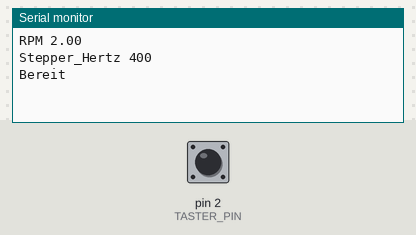
The sketch below on a simulated Arduino Mega 2560, built with avr-gcc and run on an emulated ATmega2560. Parts: the last lines printed to the serial monitor. The test bench sets the inputs (shaded band); at power-on: pin 2 (TASTER_PIN) HIGH.

Above: at 1.2 s.
1.3 s: pin 2 (TASTER_PIN) pulled LOW for 0.15 s
At 1.51 s:
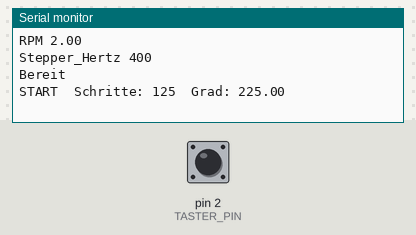
At 3.3 s:
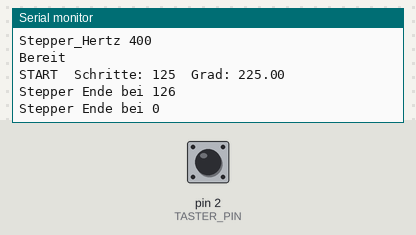

The sketch:

Schrittmotor_Schrittregelung.ino
```cpp
// MEGA: Timer 1 / 3 / 4 / 5 nutzbar für Stepper Puls-Generierung

// Timer0 (8bit)
// nicht verwenden, wird intern für Serial u.a. benutzt

// Timer1 (16bit) wird benutzt, um die STEP-Pulssignale zu erzeugen
// OC1A Pin 11 belegt (nicht verwendbar)
// OC1B Pin 12 Puls-Ausgabe

// Timer2 (8bit)
// nicht verwenden, wird zB für Tone-Library benutzt

// Timer3 (16bit)
// OC3A Pin 5 belegt (nicht verwendbar)
// OC3B Pin 2 Puls-Ausgabe
// OC3C Pin 3 belegt (nicht verwendbar)

// Timer4 (16bit)
// OC4A Pin 6 belegt (nicht verwendbar)
// OC4B Pin 7 Puls-Ausgabe
// OC4C Pin 8 belegt (nicht verwendbar)

// Timer5 (16bit)
// OC5A Pin 46 belegt (nicht verwendbar)
// OC5B Pin 45 Puls-Ausgabe
// OC5C Pin 44 belegt (nicht verwendbar)

// Pins verbunden mit A4988 Stepper Treiber
int STEPPER_STEP_PIN = 12; // OC1B (Puls-Ausgabe von Timer1)
// Pin 11 nicht nutzbar!
int STEPPER_ENABLE_PIN = 10;
int STEPPER_DIR_PIN = 9;
int MICROSTEP_1_PIN = 7;
int MICROSTEP_2_PIN = 6;
int MICROSTEP_3_PIN = 5;

// Taster
int TASTER_PIN = 2;

// Potentiometer
int POTI_PIN = A0;

// Timer Parameter
int Pulse_pro_Umdrehung = 200;
// Motor braucht 200 Steps für eine volle 360° Drehung

float RPM = 2.0;
// gewünschte Umdrehungen pro Minute
// durch Testen gefundene Limits: von 0.4 bis 8.0 RPM
const int microSteps = 1; // 1/2/4/8/16/256

int Stepper_Hertz;
// resultierende Frequenz aus RPM für die STEP-Pulse, wird nachher berechnet

int zielWert = 0;
int schrittZahl = 0;
bool StepperRunning = false;

const int RICHTUNG_MINUS = LOW; // Drehung gegen den Uhrzeigersinn (von vorne gesehen)
const int RICHTUNG_PLUS = HIGH; // Drehung im Uhrzeigersinn (von vorne gesehen)

int StepperDrehRichtung = RICHTUNG_MINUS;

// Taster (entprellen und Status)
int tasterStatus = HIGH; // wegen PULLUP
unsigned long entprellenEndeMillis = 0;
bool entprellenAktiv = false;
const int ENTPRELL_DAUER = 100; // Millisekunden
unsigned long nextAnfahrenTime = 0;

void setup() {

  // Serielle Schnittstelle öffnen zum PC über USB
  Serial.begin( 115200 );

  // Input/Output Pins initialisieren
  pinMode( STEPPER_STEP_PIN,   OUTPUT );
  pinMode( STEPPER_ENABLE_PIN, OUTPUT );
  pinMode( STEPPER_DIR_PIN,    OUTPUT );
  pinMode( MICROSTEP_1_PIN,    OUTPUT );
  pinMode( MICROSTEP_2_PIN,    OUTPUT );
  pinMode( MICROSTEP_3_PIN,    OUTPUT );

  pinMode( TASTER_PIN, INPUT_PULLUP );
  pinMode( POTI_PIN, INPUT );

  // Drehrichtung
  // LOW: von vorne gesehen im Uhrzeigersinn
  // HIGH: von vorne gesehen gegen den Uhrzeigersinn
  digitalWrite(STEPPER_DIR_PIN, LOW);

  // Microsteps

  // 1/1 - FULL STEPS / VOLLSCHRITTE
  digitalWrite(MICROSTEP_1_PIN, LOW);
  digitalWrite(MICROSTEP_2_PIN, LOW);
  digitalWrite(MICROSTEP_3_PIN, LOW);

  // 1/2 - HALF STEPS / HALBSCHRITTE
  if (microSteps == 2) {
    digitalWrite(MICROSTEP_1_PIN, HIGH);
    digitalWrite(MICROSTEP_2_PIN, LOW);
    digitalWrite(MICROSTEP_3_PIN, LOW);
  }

  // 1/4 - QUARTER STEPS / VIERTELSCHRITTE
  if (microSteps == 4) {
    digitalWrite(MICROSTEP_1_PIN, LOW);
    digitalWrite(MICROSTEP_2_PIN, HIGH);
    digitalWrite(MICROSTEP_3_PIN, LOW);
  }

  // 1/8 - EIGTH STEPS / ACHTELSCHRITTE
  if (microSteps == 8) {
    digitalWrite(MICROSTEP_1_PIN, HIGH);
    digitalWrite(MICROSTEP_2_PIN, HIGH);
    digitalWrite(MICROSTEP_3_PIN, LOW);
  }

  // 1/16 - SIXTEENTH STEPS / SECHZEHNTELSCHRITTE
  if (microSteps == 16) {
    digitalWrite(MICROSTEP_1_PIN, HIGH);
    digitalWrite(MICROSTEP_2_PIN, HIGH);
    digitalWrite(MICROSTEP_3_PIN, HIGH);
  }

  // Stepper zu Beginn deaktivieren
  digitalWrite( STEPPER_ENABLE_PIN, HIGH );
  // ENABLE: LOW => Aktiv, HIGH => Aus

  InitTimer();
  // setzt Timer1 auf die gewünschte Frequenz und startet Puls-Ausgabe

  Serial.println("Bereit");
}

void loop() {

  // Taster auslesen für Start/Stopp
  if (!StepperRunning) {
    if (entprellenAktiv) {
      // entprellenAktiv == true: warten, Taster NICHT abfragen
      if (millis() > entprellenEndeMillis) {
        entprellenAktiv = false; // Wartezeit ist abgelaufen
      }
    } else {
      int tasterSignal = digitalRead( TASTER_PIN );
      if (tasterSignal != tasterStatus) {
        tasterStatus = tasterSignal; // merken
        // jetzt hat sich der Zustand geändert, also Aktion ausführen
        if (tasterStatus == LOW) {
          // Taster wurde gedrückt
          // Potentiometer auslesen
          int potiWert = analogRead( POTI_PIN );
          // potiWert in Schritte umrechnen (50 Schritte = 90°, 200 Schritte = 360°)
          zielWert = map( potiWert, 0, 1023, 50 * microSteps, 200 * microSteps);
          Serial.print("START");
          Serial.print("\tSchritte: " + String(zielWert));
          Serial.println("\tGrad: " + String((360.0/(float)Pulse_pro_Umdrehung) * (zielWert/microSteps)));
          // ENABLE: LOW => Aktiv, HIGH => Aus
          if (schrittZahl < zielWert) {
            StartStepper(RICHTUNG_PLUS);
          }
        } else {
          //Serial.println("ZURUECK -> 0");
          // ENABLE: LOW => Aktiv, HIGH => Aus
          zielWert = 0;
          if (schrittZahl > zielWert) {
            StartStepper(RICHTUNG_MINUS);
          }
        }
        // die Entprell-Warteperiode aktivieren, sowohl für gedrückt als auch für losgelassen
        entprellenAktiv = true;
        entprellenEndeMillis = millis() + ENTPRELL_DAUER;
      }
    }
  }
}

void InitTimer() {
  // Timer-Steuerung initialisieren

  Serial.println("RPM " + String(RPM));

  Stepper_Hertz = RPM * Pulse_pro_Umdrehung;
  Serial.println("Stepper_Hertz " + String(Stepper_Hertz));
  Serial.println();

  // TCCR1A Register Timer1: COM2 und WGM setzen
  // COM: 10 = nicht invertierende PWM (OC1A/OC1B beim Erreichen des Compare Wert invertieren)
  // WGM: 11 = 10 Bit PWM Betriebsart (0...1023) -> nötig für Compare Mode mit WGM12 in TCCR1B
  TCCR1A = _BV(COM1B1) | _BV(WGM11) | _BV(WGM10);

  // Obergrenze für Zähler setzen
  // Formel für CompareValue = (system-clock-freq/prescaler) / timer-freq - 1
  // system-clock-freq = Systemtakt = 16Mhz = 16000000 Hz
  // prescaler = 256 (wird weiter unten gesetzt), reduziert input clock des timers
  // max wert: 62500 (16 bit) bei Stepper_Hertz = 1
  // min wert: 0 (16 bit) bei Stepper_Hertz = 62500
  uint16_t CompareValue = (16000000/256) / Stepper_Hertz - 1;
  OCR1A = CompareValue;     // obere Grenze
  OCR1B = CompareValue / 2; // PWM duty cycle (50% OCR1A)

  // TCCRxB Register (prescaler) setzen
  // prescaler 256: CS = 100 (CS12 = 1, CS11 = 0, CS10 = 0)
  // WGM13 + WGM12: FastPWM Mode mit OCRA als TOP (wenn WGM11 und WGM10 in TCCR1A auch gesetzt sind!)
  TCCR1B = _BV(WGM13) | _BV(WGM12) | _BV(CS12);

  // das setzen von CS != 000 startet gleichzeitig den Timer

  TIMSK1 |= (1 << OCIE1A);  // enable timer compare interrupt
  // interrupt calls function ISR (TIMER1_COMPA_vect)
}

ISR (TIMER1_COMPA_vect) {
  // interrupt, ausgelöst von Timer 1
  if (StepperRunning) {
    if (StepperDrehRichtung == RICHTUNG_MINUS) {
      schrittZahl--;
    } else {
      schrittZahl++;
    }
    if (StepperDrehRichtung == RICHTUNG_MINUS) {
      if ((schrittZahl <= 0) || (schrittZahl < zielWert)) {
        StoppStepper();
      }
    } else {
      // RICHTUNG_PLUS
      if (schrittZahl > zielWert) {
         StoppStepper();
      }
    }
  }
}

void StartStepper(int richtung) {
  StepperRunning = true;
  StepperDrehRichtung = richtung;
  digitalWrite(STEPPER_DIR_PIN, richtung);
  digitalWrite(STEPPER_ENABLE_PIN, LOW);  // LOW = Aktiv
}

void StoppStepper() {
  StepperRunning = false;
  digitalWrite(STEPPER_ENABLE_PIN, HIGH); // HIGH = Aus
  Serial.println("Stepper Ende bei " + String(schrittZahl));
}
```

Measured:
- after the input at 1.3 s, the serial monitor: prints a new line at once (image 1)
